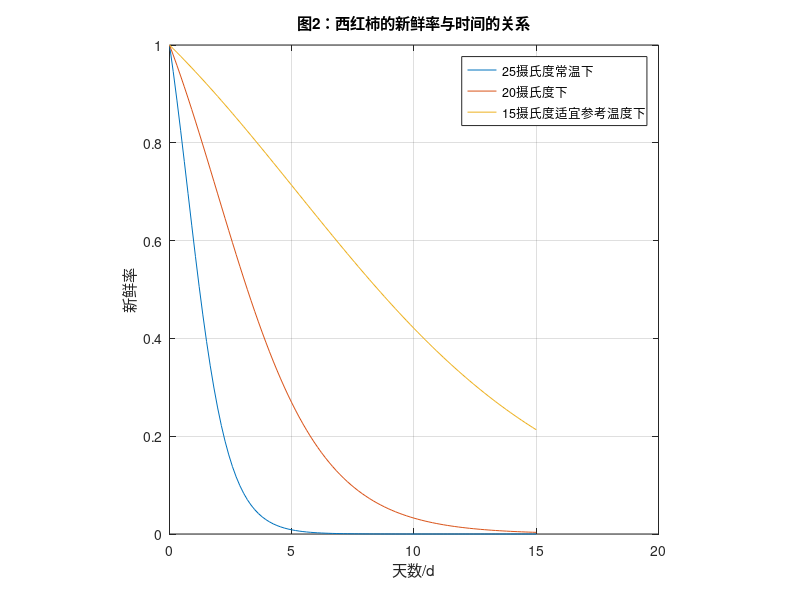

Source code (MATLAB):
clc;clear    
Hmax=42.9;    %前置参数
Hmin=124;
kref=0.0021;
Ea=138443;
R=8.314;
Tref=288.15;
T=25+273.15;
H0=83.9;

day=15;

t=linspace(0,day,100);  %常温下色调关系函数
k=kref*exp((Ea/R)*(1/Tref-1/T));

H1 =Hmax+(Hmin-Hmax)./(1+(exp(k*t*(Hmin-Hmax))*(Hmin-H0)/(H0-Hmax)));

hold on
plot(t,H1);
xlabel('天数/d')
ylabel('色调')
legend()
title('图1：西红柿的色调与时间的关系')

T=20+273.15;       %20摄氏度下色调关系函数
k=kref*exp((Ea/R)*(1/Tref-1/T));
H2 =Hmax+(Hmin-Hmax)./(1+(exp(k*t*(Hmin-Hmax))*(Hmin-H0)/(H0-Hmax)));
plot(t,H2);

T=288.15;          %适宜参考温度下色调关系函数
k=kref*exp((Ea/R)*(1/Tref-1/T));
H3 =Hmax+(Hmin-Hmax)./(1+(exp(k*t*(Hmin-Hmax))*(Hmin-H0)/(H0-Hmax)));
plot(t,H3);


legend('25摄氏度常温下','20摄氏度下','15摄氏度适宜参考温度下')


axis square
grid on

hue=[115,83,72.85,61.8,48,41.3,37]
index=1:1:7
%%
a=16.86;b=-0.024;
M=[a*exp(b*H1);a*exp(b*H2);a*exp(b*H3)] %成熟度与色调的拟合指数拟合函数

hold off
plot(t,M);    %成熟度与时间的关系函数
xlabel('天数/d')
ylabel('成熟程度')
legend('25摄氏度常温下','20摄氏度下','15摄氏度适宜参考温度下')
title('图1：西红柿的成熟程度与时间的关系')

axis square
grid on

%%
%当天数趋于无穷时时，成熟程度趋于42.9,M趋于6.0215.分别设为Hm，Mm.
%当天数趋于0时，成熟程度趋于83.9，M趋于2.2509.分别设为H0,M0
tp=inf;t0=0;
H0=Hmax+(Hmin-Hmax)./(1+(exp(k*t0*(Hmin-Hmax))*(Hmin-H0)/(H0-Hmax)));
Hm=Hmax+(Hmin-Hmax)./(1+(exp(k*tp*(Hmin-Hmax))*(Hmin-H0)/(H0-Hmax)));
M0=a*exp(b*H0);Mm=a*exp(b*Hm);
% 新鲜率alpha=(Mm-M)/Mm
alpha=(Mm-M)/(Mm-M0);
%%

plot(t,alpha);    %新鲜率与时间的关系函数
xlabel('天数/d')
ylabel('新鲜率')
legend('25摄氏度常温下','20摄氏度下','15摄氏度适宜参考温度下')
title('图2：西红柿的新鲜率与时间的关系')

axis square
grid on


